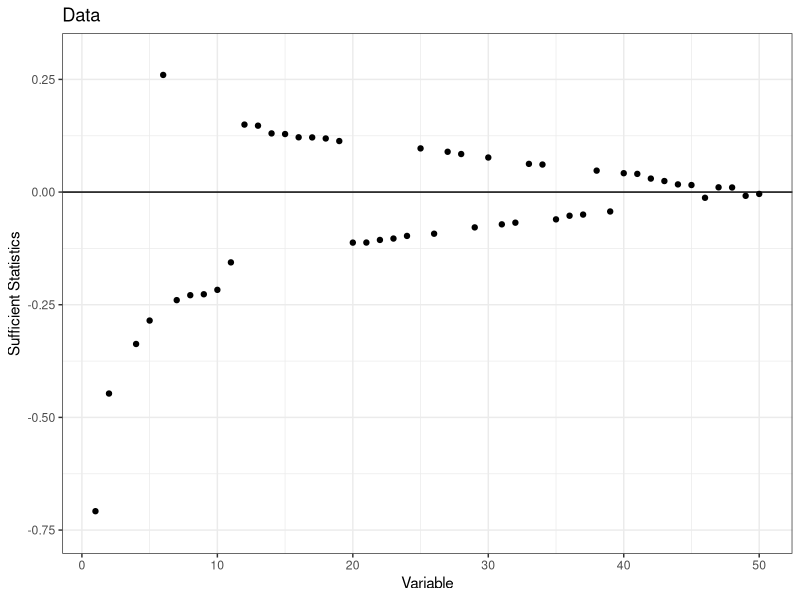
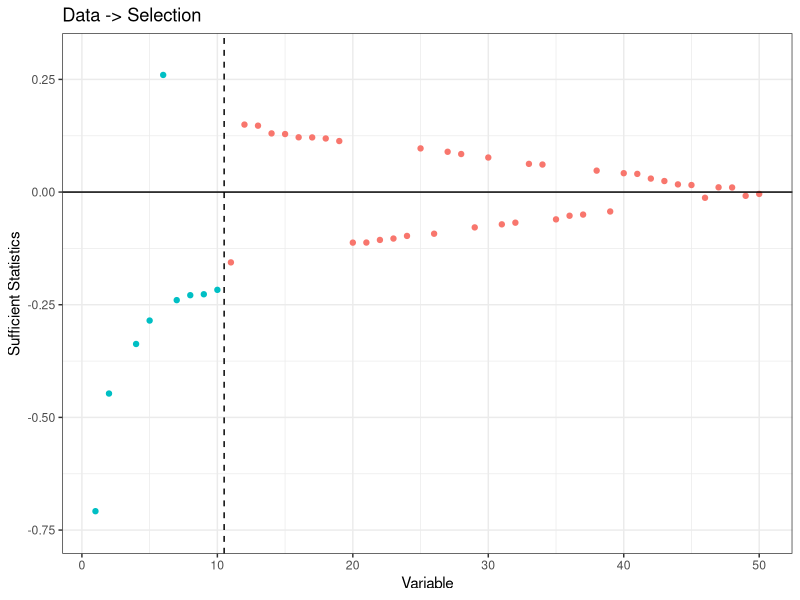
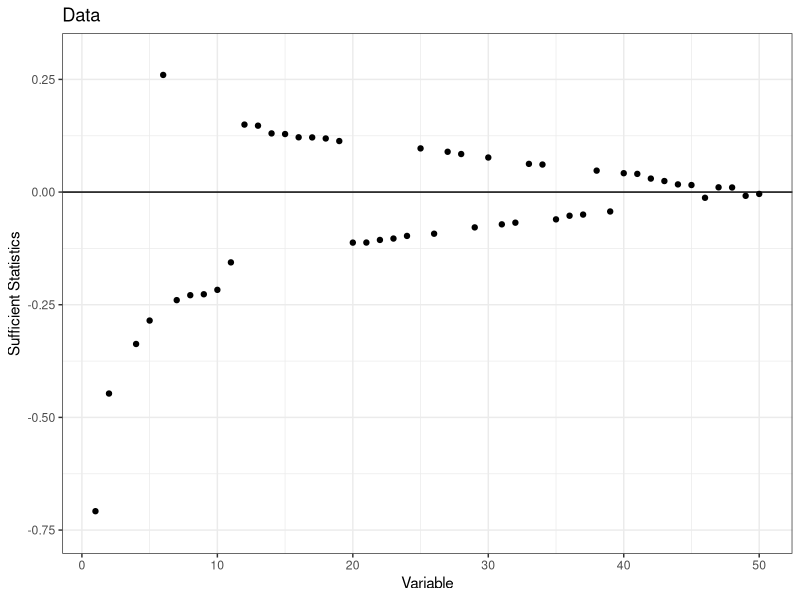
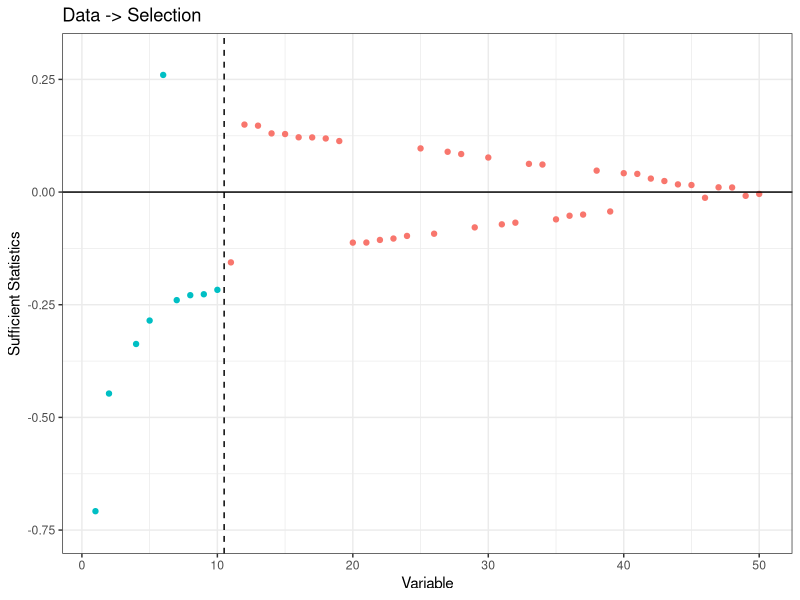

The R source for these figures, in order: (Note: this script raises an error after producing the figures.)
library(magrittr)
library(reshape2)
library(ggplot2)

set.seed(3)
n <- 200
p <- 50
rho <- 0.4
sigma <- rho^(as.matrix(dist(1:p)))
X <- mvtnorm::rmvnorm(n, sigma = sigma) %>% scale()
sparsity <- 2
snr <- 0.3
true <- rep(0, p)
true[sample.int(p, sparsity)] <- rnorm(sparsity)
mu <- as.numeric(X %*% true)
ysig <- sqrt(var(mu) / snr)
y <- rnorm(n, sd = ysig) + mu
y <- y - mean(y)

# Raw Data
suffStat <- as.numeric(t(X) %*% y / n)
X <- X[, order(abs(suffStat), decreasing = TRUE)]
suffStat <- suffStat[order(abs(suffStat), decreasing = TRUE)]
suffDat <- data.frame(variable = 1:p, suffStat = suffStat)
ggplot(suffDat) +
  geom_point(aes(x = variable, y = suffStat)) +
  theme_bw() +
  geom_hline(yintercept = 0) +
  ylab("Sufficient Statistics") +
  xlab("Variable") +
  ggtitle("Data") +
  ylim(-0.75, 0.3)
ggsave("vartex/demo_raw.pdf", width = 4, height = 3)

# W selected
selected <- 1:p %in% order(abs(suffStat), decreasing = TRUE)[1:10]
suffDat$selected <- selected
ggplot(suffDat) +
  geom_point(aes(x = variable, y = suffStat, col = selected)) +
  theme_bw() +
  geom_hline(yintercept = 0) +
  ylab("Sufficient Statistics") +
  xlab("Variable") +
  ggtitle("Data -> Selection") +
  theme(legend.position = "none") +
  geom_vline(xintercept = 10.5, linetype = 2) +
  ylim(-0.75, 0.3)
ggsave("vartex/demo_selection.pdf", width = 4, height = 3)

select <- (1:p) %in% order(abs(suffStat), decreasing = TRUE)[1:10]
threshold <- (min(abs(suffStat[select])) + max(abs(suffStat)[!select])) / 2 * n
fit <- approxConditionalMLE(X, y, ysig, threshold,
                            thresholdLevel = 0.01, cilevel = 0.05,
                            varCI = FALSE, bootSamples = 2000,
                            verbose = TRUE, computeMLE = TRUE)
fit$sampMean


# Thresholding
suffDat$sampMean <- fit$sampMean / n
ggplot(suffDat) +
  geom_point(aes(x = variable, y = sampMean, col = selected)) +
  theme_bw() +
  geom_hline(yintercept = 0) +
  ylab("Sufficient Statistics") +
  xlab("Variable") +
  ggtitle("Data -> Selection -> Thresholding") +
  theme(legend.position = "none") +
  geom_vline(xintercept = 10.5, linetype = 2) +
  ylim(-0.75, 0.3)
ggsave("vartex/demo_thresholding.pdf", width = 4, height = 3)

# Thresholded Coefficients
suffDat$sampMean <- fit$sampMean / n
suffDat$sampCoef <- 0
suffDat$sampCoef[fit$sampCoef != 0] <- fit$sampCoef
ggplot(subset(suffDat, select)) +
  geom_point(aes(x = variable, y = sampCoef), col = "cyan3", size = 2) +
  theme_bw() +
  geom_hline(yintercept = 0) +
  ylab("Sufficient Statistics") +
  xlab("Variable") +
  ggtitle("Thresholded Coefficients") +
  theme(legend.position = "none")
ggsave("vartex/demo_thresCoef.pdf", width = 4, height = 3)

# Thresholded Distribution
bootdist <- fit$suffSamp / n
bootdist <- melt(bootdist)
names(bootdist) <- c("replication", "variable", "sample")
bootdist$selected <- FALSE
bootdist$selected <- bootdist$variable %in% which(select)
ggplot(bootdist) +
  geom_violin(aes(x = factor(variable), y = sample, col = selected)) +
  theme_bw() +
  theme(legend.position = "none") +
  xlab("Variable") + ylab("Bootstrapped Sufficient Statistics") +
  ggtitle("Bootstrap Distribution")
ggsave("vartex/demo_suffBoot.pdf", width = 4, height = 3)


# Coefficient Sample
coefDist <- fit$naiveBoot
coefDist <- melt(coefDist)
names(coefDist) <- c("replication", "variable", "sample")
ggplot(coefDist) +
  geom_violin(aes(x = factor(variable), y = sample), col = "cyan3") +
  theme_bw() +
  theme(legend.position = "none") +
  geom_hline(yintercept = 0, linetype = 2) +
  xlab("Variable") + ylab("Bootstrapped Coefficients") +
  ggtitle("Bootstrapped Coefficients") +
  ylim(-1.1, .7)
ggsave("vartex/demo_bootCoef.pdf", width = 4, height = 3)

# Residuals
coefDist <- fit$naiveBoot
for(j in 1:ncol(coefDist)) {
  coefDist[, j] <- coefDist[, j] - fit$sampCoef[j]
}
coefDist <- melt(coefDist)
names(coefDist) <- c("replication", "variable", "sample")
ggplot(coefDist) +
  geom_violin(aes(x = factor(variable), y = sample), col = "cyan3") +
  theme_bw() +
  theme(legend.position = "none") +
  geom_hline(yintercept = 0, linetype = 2) +
  xlab("Variable") + ylab("Bootstrapped Coefficients") +
  ggtitle("Bootstrapped Coefficients -> Residuals")  +
  ylim(-1.1, .7)
ggsave("vartex/demo_residBoot.pdf", width = 4, height = 3)

# Coefficients -------
naivefit <- lm(y ~ X[, select] - 1)
sds <- sqrt(diag(vcov(naivefit)))
naiveCI <- matrix(nrow = sum(select), ncol = 2)
naiveCI[, 1] <- coef(naivefit) - 2 * sds
naiveCI[, 2] <- coef(naivefit) + 2 * sds
trueCoef <- coef(lm(mu ~ X[, select] - 1))
plotEstimates(estimates = list(naive = fit$naive, mle = fit$mle, true = trueCoef),
              CIs = list(naive = naiveCI, bootstrap = fit$naiveBootCI, poly = fit$polyCI))
ggsave(file = "vartex/demo_ci.pdf", width = 7, height = 3)

plotEstimates(estimates = list(naive = fit$naive, mle = fit$mle, true = trueCoef),
              CIs = list(naive = naiveCI, bootstrap = fit$naiveBootCI, poly = fit$polyCI)) +
  ylim(-1, 0.6)
ggsave(file = "vartex/demo_ci_nopoly.pdf", width = 7, height = 3)






